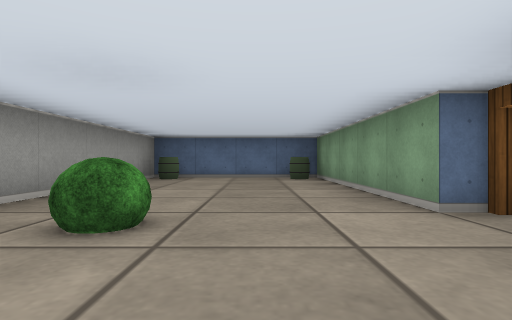
view 1 (above)

21 first-person views from a walk through a cub3D ray-caster map. The camera is about half as high as the walls, looks level and sees 80° across. The floor is counted in squares. Each view is taken from the middle of a square. On the plan, view 1 faces up. The plan holds only what a view shows up to about 9 squares ahead; the rest is blank.

view 2
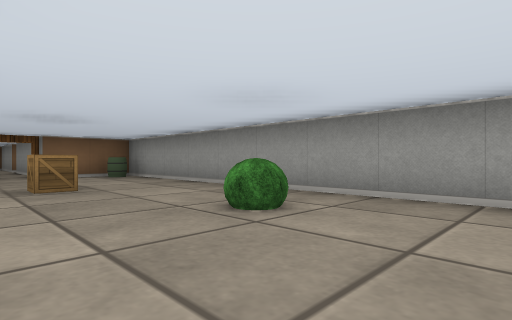

view 3
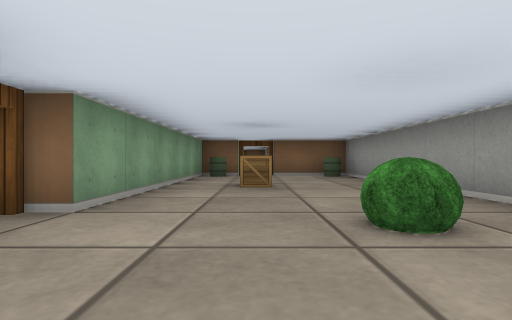

view 4
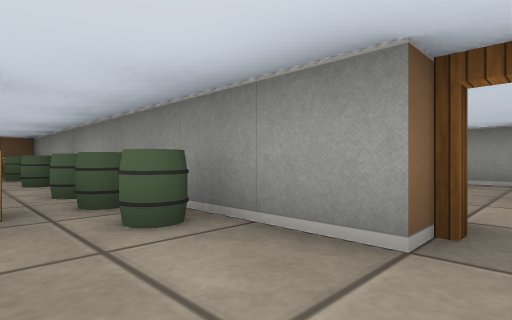

view 5
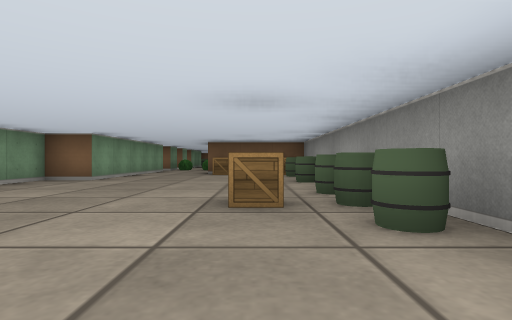

view 6
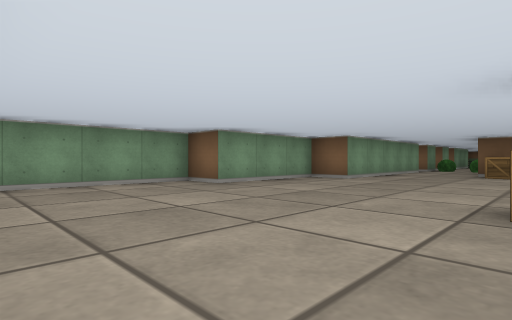

view 7
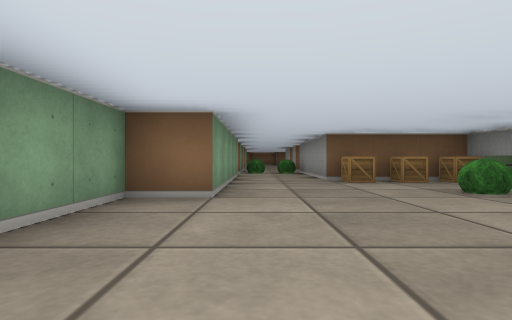

view 8
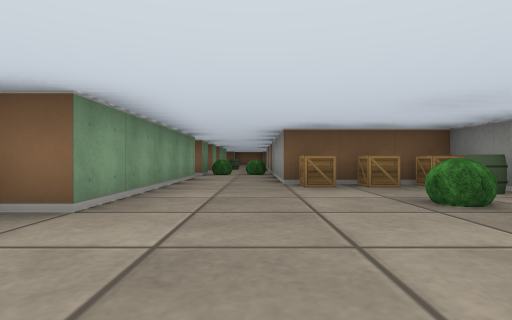

view 9
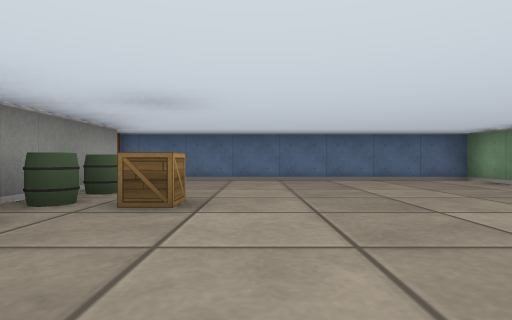

view 10
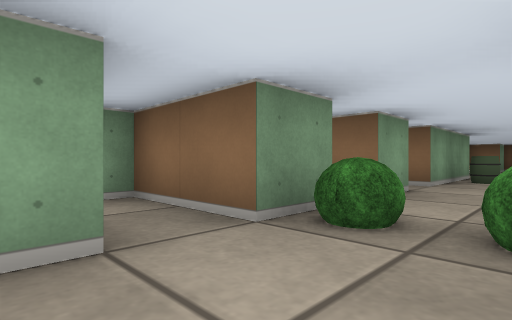

view 11
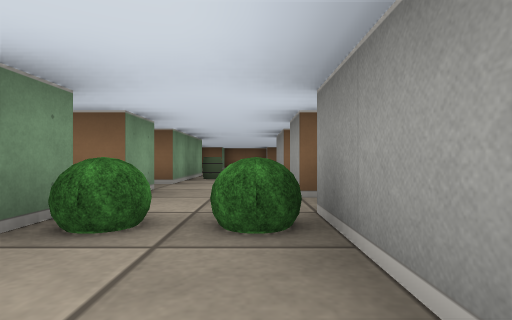

view 12
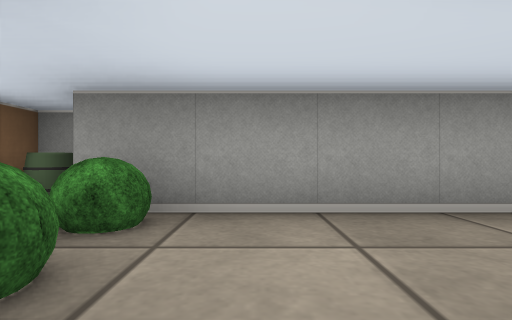

view 13
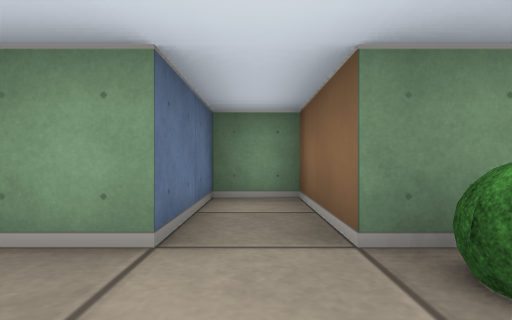

view 14
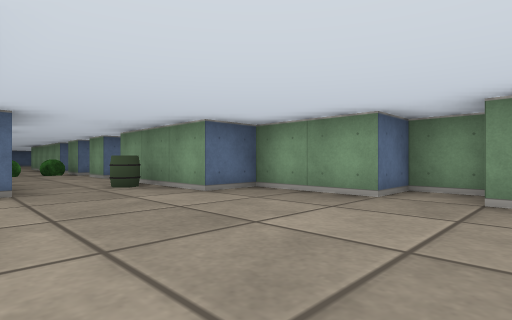

view 15
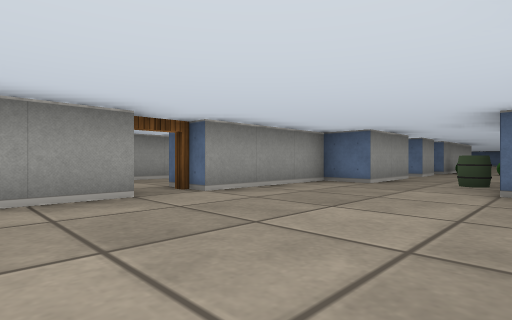

view 16
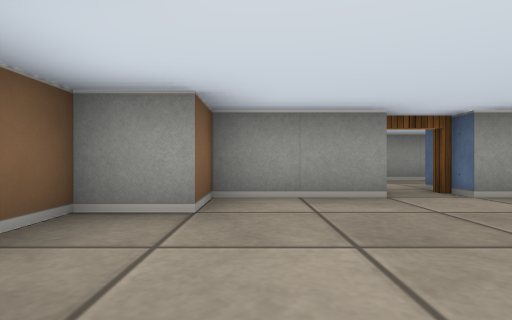

view 17
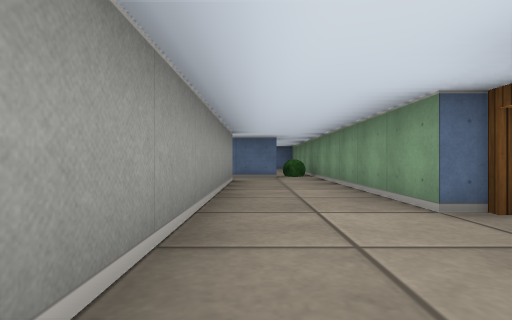

view 18
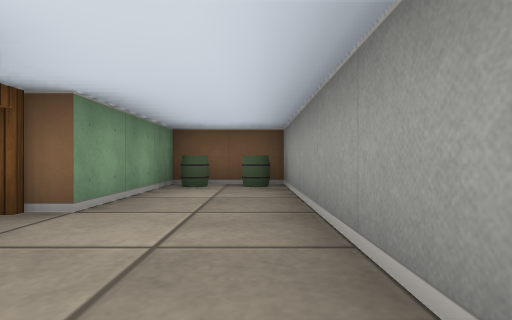

view 19
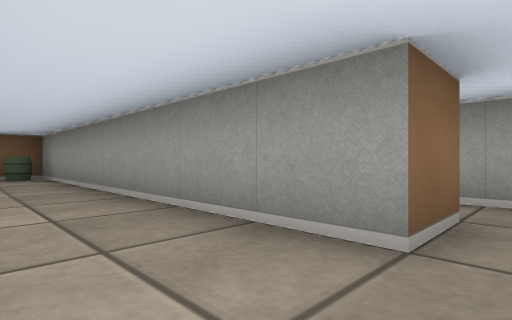

view 20
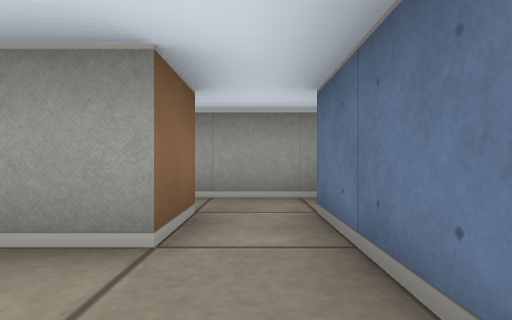

view 21
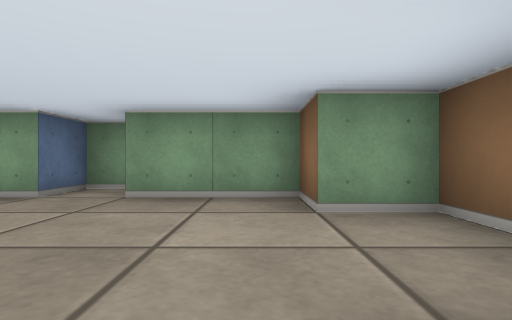

### Floor plan
Points are (right, up) in squares from view 1. A wall is a line through its corners. A room is listed if a view was taken in it or the views show most of it. See-through windows are left out.
Room 1 (views 1, 2, 3)
walls: (1.5, 2.5) (1.5, 7.5) (-2.5, 7.5) (-2.5, -4.5) (-0.5, -4.5); (0.5, -4.5) (1.5, -4.5) (1.5, 1.5)
ways out: open door at (2, 2) to room 2; open door at (0, -5)
objects: barrel (-2, -4); barrel (-2, 7); bush (-1, 2); crate (0, -1); barrel (1, -4); barrel (1, 7)
Room 2 (views 4, 5, 6, 7, 8, 9, 10, 11)
walls: (2.5, 1.5) (2.5, -7.5) (5.5, -7.5) (5.5, -9.5); (7.5, -9.5) (7.5, -4.5) (8.5, -4.5) (8.5, -1.5) (9.5, -1.5) (9.5, 2.5) (1.5, 2.5)
ways out: open door at (2, 2) to room 1; opening at (6.5, -8.5) to room 3
objects: crate (3, -7); barrel (3, -6); barrel (3, -4); barrel (3, -2); barrel (3, -1); barrel (3, 0); crate (4, -7); bush (4, -5); crate (4, -1); crate (5, -7)
Room 3 (views 12, 13)
walls: (7.5, -10.5) (9.5, -10.5) (9.5, -9.5) (7.5, -9.5); (5.5, -9.5) (5.5, -10.5)
ways out: opening at (6.5, -8.5) to room 2
Room 4 (views 14, 15, 16, 21)
walls: (9.5, -20.4) (9.5, -19.5) (8.5, -19.5) (8.5, -17.5) (7.5, -17.5) (7.5, -14.5) (7.9, -14.5); (4.5, -20.5) (4.5, -22.5) (5.5, -22.5) (5.5, -23.5) (7.5, -23.5) (7.5, -22.5) (8.5, -22.5) (8.5, -20.5); (5.5, -14.5) (5.5, -16.5) (4.5, -16.5) (4.5, -19.5); (8, -13.5) (7.5, -13.5); (5.5, -13.5) (5.1, -13.5)
ways out: open door at (4, -20) to room 5; opening at (6.5, -13)
objects: barrel (7, -16)
Room 5 (views 17, 18, 19, 20)
walls: (3.5, -19.5) (3.5, -13); (1.5, -15.5) (1.5, -23.5) (3.5, -23.5) (3.5, -20.5); (2.5, -14.5) (1.5, -14.5)
ways out: open door at (4, -20) to room 4; opening at (1, -15); opening at (3, -13)
objects: barrel (2, -23); barrel (3, -23); bush (3, -14)

Where each view was taken, in squares from view 1:
view 1: 0 up, 0 right, facing up
view 2: 4 up, 1 right, facing down-left
view 3: 4 up, 0 right, facing down
view 4: 2 up, 4 right, facing down-left
view 5: 2 up, 4 right, facing down
view 6: 2 up, 4 right, facing down-right
view 7: 1 down, 7 right, facing down
view 8: 2 down, 6 right, facing down
view 9: 4 down, 5 right, facing up
view 10: 9 down, 6 right, facing down-right
view 11: 9 down, 6 right, facing down
view 12: 10 down, 8 right, facing left
view 13: 10 down, 6 right, facing right
view 14: 21 down, 5 right, facing up-right
view 15: 22 down, 8 right, facing up-left
view 16: 22 down, 8 right, facing left
view 17: 22 down, 2 right, facing up
view 18: 18 down, 2 right, facing down
view 19: 15 down, 3 right, facing down-left
view 20: 15 down, 3 right, facing left
view 21: 22 down, 5 right, facing right
